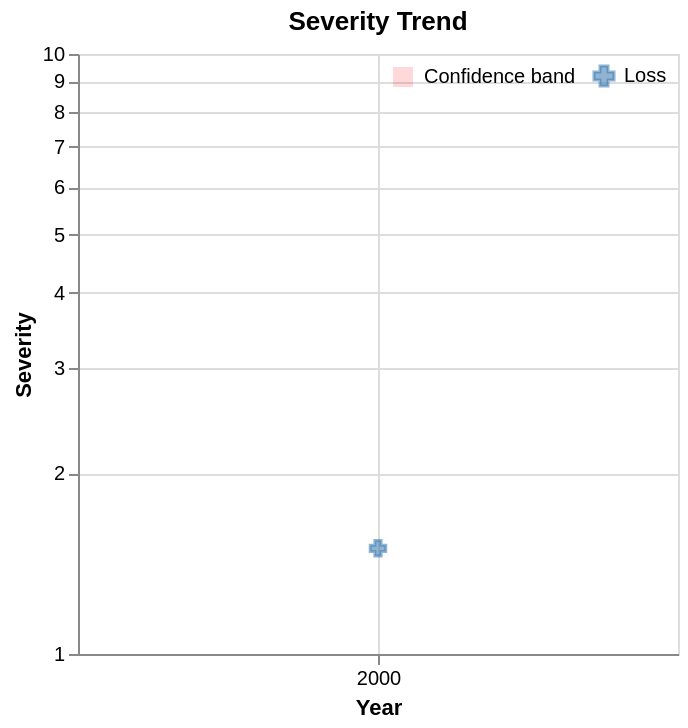

Vega-Lite specification stored for this chart:
### Vega-Lite specification from a JSON file in a GitHub repository (floating-point values rounded to 4 significant figures)
{"$schema": "https://vega.github.io/schema/vega-lite/v6.json", "description": "Severity trend: log(severity) ~ year, with confidence band", "width": "container", "height": "container", "title": "Severity Trend", "layer": [{"data": {"values": [{"year": 2000, "lower": 1.0, "upper": 2.0}]}, "transform": [{"calculate": "'Confidence band'", "as": "legend"}], "mark": {"type": "area", "opacity": 0.15}, "encoding": {"x": {"field": "year", "type": "quantitative", "title": "Year", "scale": {"zero": false}, "axis": {"format": "d"}}, "y": {"field": "lower", "type": "quantitative", "title": "Severity", "scale": {"type": "log"}}, "y2": {"field": "upper"}, "color": {"field": "legend", "type": "nominal", "scale": {"range": ["red"]}, "legend": {"symbolType": "square", "symbolOpacity": 0.15, "title": null}}}}, {"data": {"values": [{"year": 2000, "fit": 1.5}]}, "transform": [{"calculate": "'Fitted median'", "as": "legend"}], "mark": {"type": "line", "strokeWidth": 2.5, "tooltip": true}, "encoding": {"x": {"field": "year", "type": "quantitative"}, "y": {"field": "fit", "type": "quantitative", "scale": {"type": "log"}}, "stroke": {"field": "legend", "type": "nominal", "scale": {"range": ["red"]}, "legend": {"symbolType": "stroke", "symbolStrokeWidth": 2.5, "title": null}}}}, {"data": {"values": [{"year": 2000, "loss": 1.5, "trendWithout": "+0.0%"}]}, "transform": [{"calculate": "'Loss'", "as": "obsLegend"}], "mark": {"type": "point", "shape": "cross", "size": 60, "strokeWidth": 1.5, "opacity": 0.6, "stroke": "steelblue"}, "encoding": {"x": {"field": "year", "type": "quantitative"}, "y": {"field": "loss", "type": "quantitative", "scale": {"type": "log"}}, "fill": {"field": "obsLegend", "type": "nominal", "scale": {"range": ["steelblue"]}, "legend": {"symbolType": "cross", "symbolStrokeColor": "steelblue", "title": null}}, "tooltip": [{"field": "year", "type": "quantitative", "title": "Year"}, {"field": "loss", "type": "quantitative", "title": "Loss", "format": ",.0f"}, {"field": "trendWithout", "type": "nominal", "title": "Trend without this loss"}]}}], "config": {"legend": {"orient": "top-right", "offset": 5}}}
